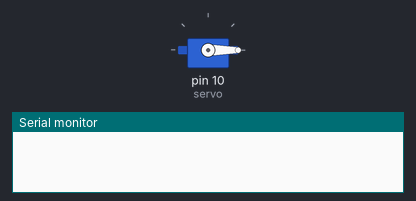
A sketch run on a simulated Arduino Uno, built with avr-gcc and run on an emulated ATmega328P. On the bench: servo, the last lines printed to the serial monitor.

Above: at 0.05 s.
At 1.55 s:
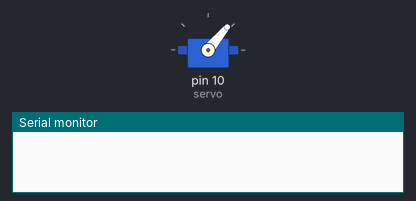
At 2.55 s:
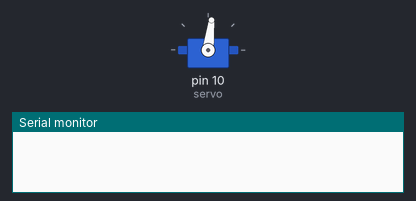
At 5.1 s:
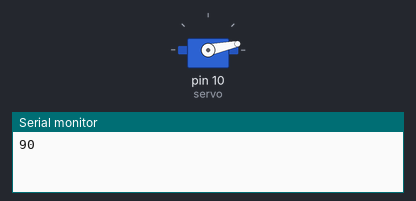
Timing chart, 0 to 7.0 s (numbered marks = the images above):
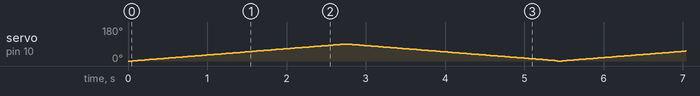

The sketch:

Barreras.ino
```cpp
#include <Servo.h>
Servo myServo;

int servo=10;
int grados=0;

void setup() {
myServo.attach(servo);
Serial.begin(9600);
}

void loop() {
myServo.write(0);
  for(grados=0;grados<90;grados=grados+1){

    delay(30);
    myServo.write(grados);

  }

Serial.println(grados);
    for(grados=90;grados>0;grados=grados-1){

    delay(30);
    myServo.write(grados);

  }
Serial.println(grados);
 }
```
